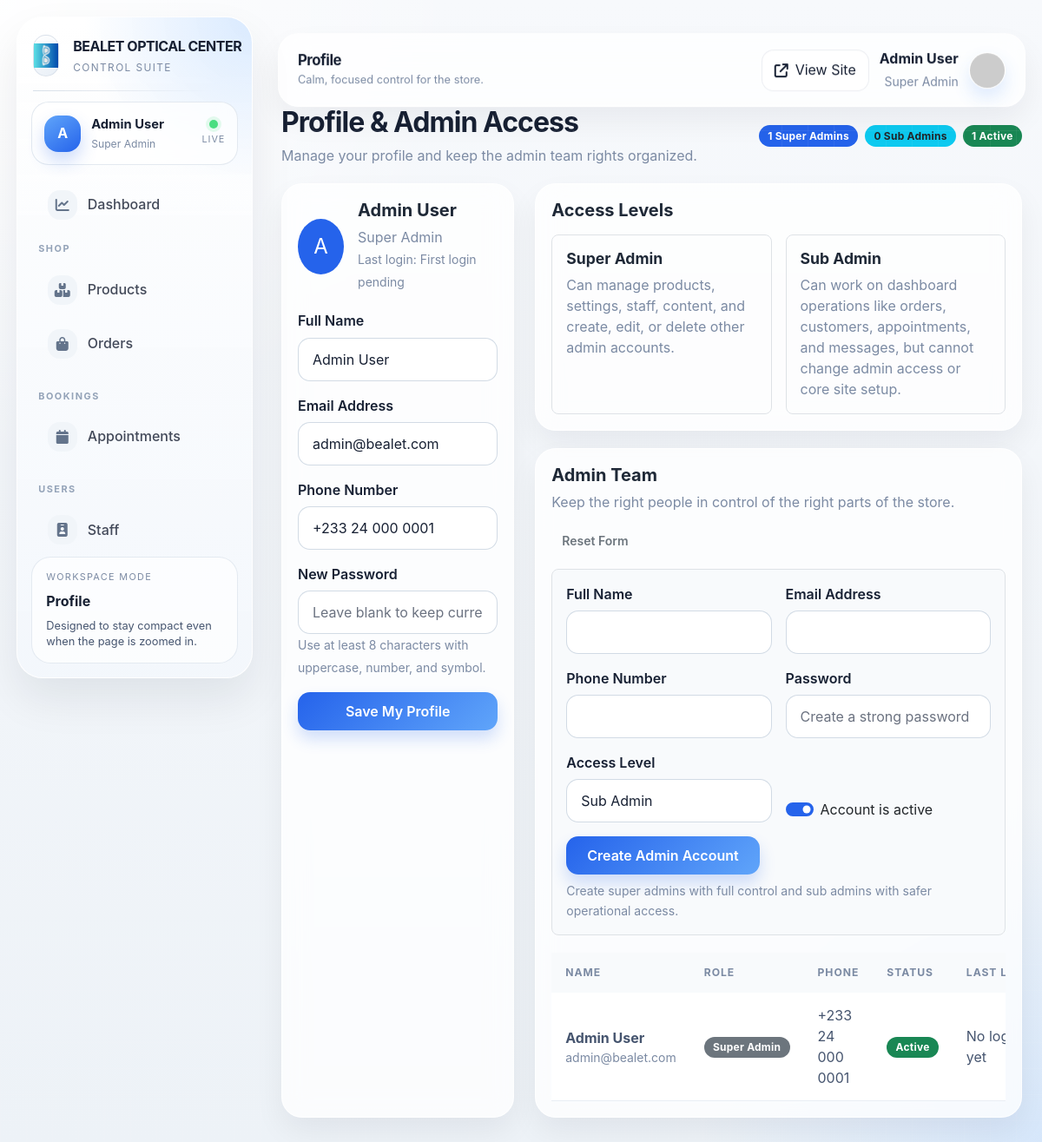
Screenshot of /admin/profile.php (signed in) with the database file from the repository.
### tables this page shows
CREATE TABLE users (
    id INT PRIMARY KEY AUTO_INCREMENT,
    name VARCHAR(255) NOT NULL,
    email VARCHAR(255) UNIQUE NOT NULL,
    phone VARCHAR(20),
    password_hash VARCHAR(255) NOT NULL,
    is_admin BOOLEAN DEFAULT 0,
    admin_role VARCHAR(30) NULL,
    is_active BOOLEAN DEFAULT 1,
    created_at TIMESTAMP DEFAULT CURRENT_TIMESTAMP,
    last_login TIMESTAMP NULL,
    reset_token VARCHAR(255) NULL,
    reset_expires TIMESTAMP NULL,
    login_attempts INT DEFAULT 0,
    locked_until TIMESTAMP NULL,
    INDEX idx_email (email),
    INDEX idx_is_admin (is_admin)
);

### admin/profile.php (the view, shortened to what the rows shown need)
<?php
require_once __DIR__ . '/../inc/db.php';
require_once __DIR__ . '/../inc/functions.php';
global $db;
$currentAdmin = getCurrentUser();
$currentAdminRole = getUserAdminRole($currentAdmin);
$adminAccounts = $db->fetchAll(
    "SELECT id, name, email, phone, is_active, admin_role, created_at, last_login
     FROM users
     WHERE is_admin = 1
     ORDER BY
        CASE COALESCE(NULLIF(admin_role, ''), 'super_admin')
            WHEN 'super_admin' THEN 0
            ELSE 1
        END,
        created_at ASC"
);
$teamSummary = [
    'super_admins' => 0,
    'sub_admins' => 0,
    'active_admins' => 0,
];
foreach ($adminAccounts as $adminAccount) {
    $role = getUserAdminRole($adminAccount);
    if ($role === 'sub_admin') {
        $teamSummary['sub_admins']++;
    } else {
        $teamSummary['super_admins']++;
    }
    if (!empty($adminAccount['is_active'])) {
        $teamSummary['active_admins']++;
    }
}
require_once __DIR__ . '/inc/header.php';
?>
<div class="container-fluid mt-4 mb-5">
    <div class="d-flex justify-content-between align-items-center flex-wrap gap-3 mb-4">
        <div>
            <h2 class="mb-1">Profile & Admin Access</h2>
        </div>
        <div class="d-flex gap-2 flex-wrap">
            <span class="badge bg-primary"><?php echo $teamSummary['super_admins']; ?> Super Admins</span>
            <span class="badge bg-info text-dark"><?php echo $teamSummary['sub_admins']; ?> Sub Admins</span>
            <span class="badge bg-success"><?php echo $teamSummary['active_admins']; ?> Active</span>
        </div>
    </div>
    <div class="row g-4">
        <div class="col-xl-4">
            <div class="card h-100">
                <div class="card-body">
                    <div class="d-flex align-items-center gap-3 mb-4">
                        <div class="rounded-circle bg-primary text-white d-flex align-items-center justify-content-center" style="width: 64px; height: 64px; font-size: 1.5rem;">
                            <?php echo strtoupper(substr($currentAdmin['name'] ?? 'A', 0, 1)); ?>
                        </div>
                        <div>
                            <h4 class="mb-1"><?php echo sanitize($currentAdmin['name'] ?? 'Admin'); ?></h4>
                            <div class="text-muted"><?php echo sanitize(getAdminRoleLabel($currentAdminRole)); ?></div>
                            <small class="text-muted">Last login: <?php echo !empty($currentAdmin['last_login']) ? formatDate($currentAdmin['last_login']) : 'First login pending'; ?></small>
                        </div>
                    </div>
                </div>
            </div>
        </div>
        <div class="col-xl-8">
            <div class="card">
                <div class="card-body">
                    <div class="table-responsive">
                        <table class="table table-hover align-middle mb-0">
                            <thead>
                                <tr>
                                    <th>Name</th>
                                    <th>Role</th>
                                    <th>Phone</th>
                                    <th>Status</th>
                                    <th>Last Login</th>
                                </tr>
                            </thead>
                            <tbody>
                                <?php foreach ($adminAccounts as $adminAccount): ?>
                                    <?php $teamRole = getUserAdminRole($adminAccount); ?>
                                    <tr>
                                        <td>
                                            <strong><?php echo sanitize($adminAccount['name']); ?></strong>
                                            <div class="text-muted small"><?php echo sanitize($adminAccount['email']); ?></div>
                                        </td>
                                        <td>
                                            <span class="badge <?php echo $teamRole === 'super_admin' ? 'bg-primary' : 'bg-secondary'; ?>">
                                                <?php echo sanitize(getAdminRoleLabel($teamRole)); ?>
                                            </span>
                                        </td>
                                        <td><?php echo sanitize($adminAccount['phone']); ?></td>
                                        <td>
                                            <span class="badge <?php echo !empty($adminAccount['is_active']) ? 'bg-success' : 'bg-warning text-dark'; ?>">
                                                <?php echo !empty($adminAccount['is_active']) ? 'Active' : 'Inactive'; ?>
                                            </span>
                                        </td>
                                        <td><?php echo !empty($adminAccount['last_login']) ? formatDate($adminAccount['last_login']) : 'No login yet'; ?></td>
                                    </tr>
                                <?php endforeach; ?>
                            </tbody>
                        </table>
                    </div>
                </div>
            </div>
        </div>
    </div>
</div>
<?php require_once __DIR__ . '/inc/footer.php'; ?>

### admin/inc/header.php (shortened to what the rows shown need)
<?php
require_once __DIR__ . '/../../inc/db.php';
require_once __DIR__ . '/../../inc/functions.php';
$adminUser = getCurrentUser();
$adminRole = getUserAdminRole($adminUser);
$adminCssVersion = @filemtime(__DIR__ . '/../../assets/css/admin.css') ?: time();
?>
<!DOCTYPE html>
<html lang="en">
<head>
    <link href="https://cdn.jsdelivr.net/npm/bootstrap@5.3.0/dist/css/bootstrap.min.css" rel="stylesheet">
    <link rel="stylesheet" href="https://cdnjs.cloudflare.com/ajax/libs/font-awesome/6.4.0/css/all.min.css">
    <link rel="stylesheet" href="<?php echo APP_URL; ?>/assets/css/style.css">
    <link rel="stylesheet" href="<?php echo APP_URL; ?>/assets/css/admin.css?v=<?php echo $adminCssVersion; ?>">
</head>
<body class="admin-body">
    <aside class="admin-sidebar" id="adminSidebar">
        <div class="sidebar-user-card">
            <div class="sidebar-user-avatar">
                <?php echo strtoupper(substr($adminUser['name'], 0, 1)); ?>
            </div>
            <div class="sidebar-user-copy">
                <strong><?php echo sanitize($adminUser['name']); ?></strong>
                <span><?php echo sanitize(getAdminRoleLabel($adminRole)); ?></span>
            </div>
            <div class="sidebar-user-status">
                <span class="sidebar-status-dot"></span>
                <small>Live</small>
            </div>
        </div>
    </aside>
    <div class="admin-content">
        <div class="admin-topbar">
            <div class="admin-topbar-user">
                <div class="text-end">
                    <p class="mb-0"><strong><?php echo sanitize($adminUser['name']); ?></strong></p>
                    <small class="text-muted"><?php echo sanitize(getAdminRoleLabel($adminRole)); ?></small>
                </div>
            </div>
        </div>

### rows the page displays
users: name "A", name "Admin User", admin_role "Super Admin", login_attempts "0", email "admin@bealet.com", teamRole "Super Admin", phone "+233 24 000 0001", is_active "Active", shows "No"

### other values shown
getCompanyName() "BEALET OPTICAL CENTER"
$currentPageTitle "Profile"
$teamSummary['super_admins'] "1"
$teamSummary['active_admins'] "1"
